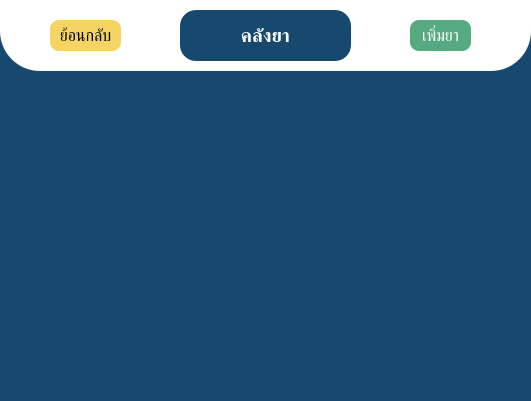
<?xml version="1.0" encoding="UTF-8"?>
<ui version="4.0">
 <class>drug_List</class>
 <widget class="QMainWindow" name="drug_List">
  <property name="geometry">
   <rect>
    <x>0</x>
    <y>0</y>
    <width>531</width>
    <height>401</height>
   </rect>
  </property>
  <property name="windowTitle">
   <string>คลังยา</string>
  </property>
  <property name="styleSheet">
   <string notr="true">
background-color: rgb(23, 73, 110);</string>
  </property>
  <widget class="QWidget" name="centralwidget">
   <widget class="QFrame" name="frame">
    <property name="geometry">
     <rect>
      <x>0</x>
      <y>-60</y>
      <width>531</width>
      <height>131</height>
     </rect>
    </property>
    <property name="styleSheet">
     <string notr="true">border-radius: 40px;
background-color: rgb(255, 255, 255);</string>
    </property>
    <property name="frameShape">
     <enum>QFrame::StyledPanel</enum>
    </property>
    <property name="frameShadow">
     <enum>QFrame::Raised</enum>
    </property>
    <widget class="QLabel" name="label">
     <property name="geometry">
      <rect>
       <x>180</x>
       <y>70</y>
       <width>171</width>
       <height>51</height>
      </rect>
     </property>
     <property name="font">
      <font>
       <pointsize>14</pointsize>
       <weight>75</weight>
       <bold>true</bold>
      </font>
     </property>
     <property name="styleSheet">
      <string notr="true">border-radius: 16px;
color: rgb(255, 255, 255);
background-color: rgb(23, 73, 110);</string>
     </property>
     <property name="frameShape">
      <enum>QFrame::Box</enum>
     </property>
     <property name="lineWidth">
      <number>1</number>
     </property>
     <property name="text">
      <string>คลังยา</string>
     </property>
     <property name="textFormat">
      <enum>Qt::AutoText</enum>
     </property>
     <property name="scaledContents">
      <bool>false</bool>
     </property>
     <property name="alignment">
      <set>Qt::AlignCenter</set>
     </property>
     <property name="wordWrap">
      <bool>true</bool>
     </property>
    </widget>
    <widget class="QPushButton" name="add_back_pushButton">
     <property name="geometry">
      <rect>
       <x>50</x>
       <y>80</y>
       <width>71</width>
       <height>31</height>
      </rect>
     </property>
     <property name="font">
      <font>
       <pointsize>12</pointsize>
      </font>
     </property>
     <property name="styleSheet">
      <string notr="true">border-radius: 9px;
color: rgb(0, 0, 0);
border-color:rgb(0, 0, 0);
background-color: rgb(244, 212, 99);</string>
     </property>
     <property name="text">
      <string>ย้อนกลับ</string>
     </property>
    </widget>
    <widget class="QPushButton" name="add_pushButton">
     <property name="geometry">
      <rect>
       <x>410</x>
       <y>80</y>
       <width>61</width>
       <height>31</height>
      </rect>
     </property>
     <property name="font">
      <font>
       <pointsize>12</pointsize>
      </font>
     </property>
     <property name="styleSheet">
      <string notr="true">border-radius: 9px;
color: rgb(255, 255, 255);
background-color: rgb(85, 170, 127);</string>
     </property>
     <property name="text">
      <string>เพิ่มยา</string>
     </property>
    </widget>
   </widget>
  </widget>
 </widget>
 <resources/>
 <connections/>
</ui>
